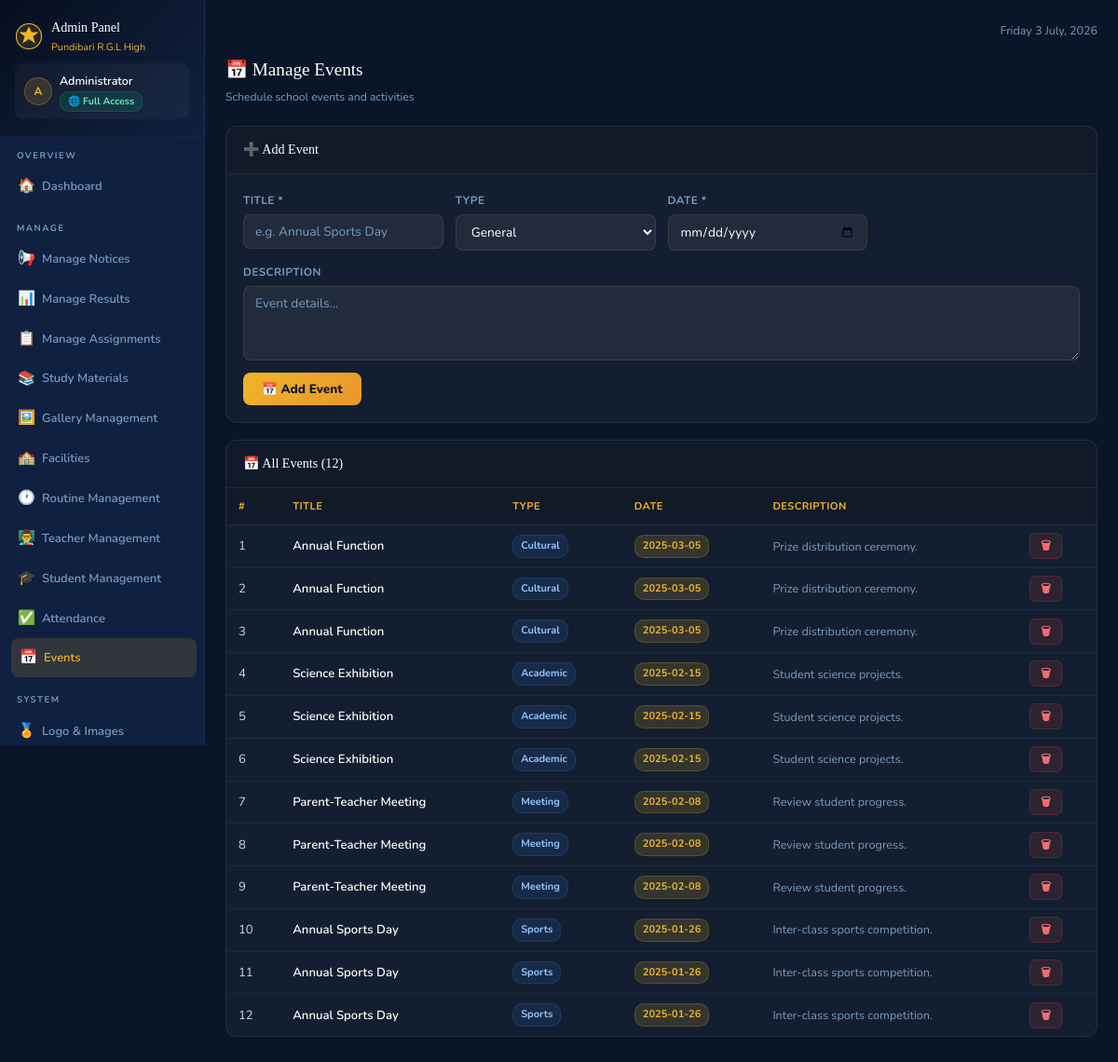
/admin/events (signed in), run on the app's committed database.
### tables this page shows
CREATE TABLE events(id INTEGER PRIMARY KEY AUTOINCREMENT,
      title TEXT NOT NULL,description TEXT,event_date TEXT NOT NULL,
      event_type TEXT DEFAULT 'General',created_at TIMESTAMP DEFAULT CURRENT_TIMESTAMP);

### app.py (the view)
@app.route('/admin/events')
@perm_req('can_manage_events')
def admin_events():
    db=get_db(); e=db.execute("SELECT * FROM events ORDER BY event_date DESC").fetchall(); db.close()
    return render_template('admin_events.html',events=e)

### app.py (called while the page is built)
def cache_get(k):
    if k in _cache and _cache_ts.get(k,0)>datetime.now().timestamp():
        return _cache[k]
    return None

def get_db():
    if USE_PG:
        conn=psycopg2.connect(DATABASE_URL,cursor_factory=psycopg2.extras.RealDictCursor)
        return conn
    conn=sqlite3.connect(DB_PATH,timeout=30,check_same_thread=False)
    conn.row_factory=sqlite3.Row
    conn.execute("PRAGMA journal_mode=WAL")
    conn.execute("PRAGMA synchronous=NORMAL")
    conn.execute("PRAGMA cache_size=-32000")
    conn.execute("PRAGMA temp_store=MEMORY")
    conn.execute("PRAGMA mmap_size=268435456")
    conn.execute("PRAGMA optimize")
    return conn

def get_settings():
    cached=cache_get('settings')
    if cached: return cached
    db=get_db()
    rows=db.execute("SELECT key,value FROM settings").fetchall()
    db.close()
    r={row['key']:row['value'] for row in rows}
    cache_set('settings',r); return r

@app.context_processor
def inject_globals():
    ctx = dict(settings=get_settings(), now=datetime.now())
    if 'admin_id' in session:
        ctx['current_admin_perms'] = get_admin_perms(session['admin_id'])
        ctx['is_impersonating'] = session.get('impersonating', False)
    return ctx

def perm_req(key):
    def outer(f):
        @wraps(f)
        def d(*a, **k):
            if 'admin_id' not in session:
                return redirect(url_for('admin_login'))
            perms = get_admin_perms(session['admin_id'])
            if not perms.get(key, 0):
                flash("You don't have permission to access this section. Contact your administrator.", 'error')
                return redirect(url_for('admin_dashboard'))
            return f(*a, **k)
        return d
    return outer

@app.after_request
def _auto_log_admin_activity(response):
    try:
        ep = request.endpoint
        if ep in ADMIN_LOG_ENDPOINTS and 'admin_id' in session:
            action, detail_fn = ADMIN_LOG_ENDPOINTS[ep]
            try: detail = detail_fn()
            except Exception: detail = ''
            log_activity('admin', session['admin_id'], session.get('admin_name',''), action, detail)
    except Exception:
        pass
    return response

### templates/admin_events.html (shortened to what this page needs)
{% extends "admin_base.html" %}{% block title %}Events{% endblock %}
{% block admin_content %}
<div class="admin-topbar-row"><div><div class="admin-page-title">📅 Manage Events</div><div class="admin-page-sub">Schedule school events and activities</div></div></div>
<div class="admin-card"><div class="admin-card-head"><div class="admin-card-title">➕ Add Event</div></div>
  <div class="admin-card-body"><form method="POST" action="{{ url_for('admin_add_event') }}">
    <div class="form-grid">
      <div class="form-group"><label>Title *</label><input type="text" name="title" class="form-control" placeholder="e.g. Annual Sports Day" required></div>
      <div class="form-group"><label>Type</label><select name="event_type" class="form-control"><option>General</option></select></div>
      <div class="form-group"><label>Date *</label><input type="date" name="event_date" class="form-control" required></div>
      <div class="form-group" style="grid-column:1/-1"><label>Description</label><textarea name="description" class="form-control" rows="2" placeholder="Event details..."></textarea></div>
    </div>
    <div style="margin-top:13px"><button type="submit" class="btn-gold">📅 Add Event</button></div>
  </form></div></div>
<div class="admin-card"><div class="admin-card-head"><div class="admin-card-title">📅 All Events ({{ events|length }})</div></div>
  <div class="admin-card-body" style="padding:0"><div class="admin-table-wrap"><table class="admin-table"><thead><tr><th>#</th><th>Title</th><th>Type</th><th>Date</th><th>Description</th><th></th></tr></thead><tbody>
    {% for ev in events %}<tr><td>{{ loop.index }}</td><td style="font-weight:600;color:var(--white)">{{ ev.title }}</td><td><span class="badge badge-blue">{{ ev.event_type }}</span></td><td><span class="badge badge-gold">{{ ev.event_date }}</span></td><td style="font-size:.79rem;color:var(--text-muted)">{{ (ev.description or '')[:55] }}{% if ev.description and ev.description|length>55 %}...{% endif %}</td>
    <td><a href="{{ url_for('admin_delete_event',i=ev.id) }}" class="btn-danger" onclick="return confirm('Delete?')">🗑</a></td></tr>
    {% else %}<tr><td colspan="6" style="text-align:center;color:var(--text-muted);padding:32px">No events yet.</td></tr>{% endfor %}
  </tbody></table></div></div></div>{% endblock %}

### data on the page
events: title "Annual Function", event_type "Cultural", event_date "2025-03-05", description "Prize distribution ceremony."
events: title "Annual Function", event_type "Cultural", event_date "2025-03-05", description "Prize distribution ceremony."
events: title "Annual Function", event_type "Cultural", event_date "2025-03-05", description "Prize distribution ceremony."
events: title "Science Exhibition", event_type "Academic", event_date "2025-02-15", description "Student science projects."
events: title "Science Exhibition", event_type "Academic", event_date "2025-02-15", description "Student science projects."
events: title "Science Exhibition", event_type "Academic", event_date "2025-02-15", description "Student science projects."
events: title "Parent-Teacher Meeting", event_type "Meeting", event_date "2025-02-08", description "Review student progress."
events: title "Parent-Teacher Meeting", event_type "Meeting", event_date "2025-02-08", description "Review student progress."
events: title "Parent-Teacher Meeting", event_type "Meeting", event_date "2025-02-08", description "Review student progress."
events: title "Annual Sports Day", event_type "Sports", event_date "2025-01-26", description "Inter-class sports competition."
events: title "Annual Sports Day", event_type "Sports", event_date "2025-01-26", description "Inter-class sports competition."
events: title "Annual Sports Day", event_type "Sports", event_date "2025-01-26", description "Inter-class sports competition."

### other printed values
{{ settings.school_name[:20] }} "Pundibari R.G.L High"
{{ session.admin_name[0] if session.admin_name else 'A' }} "A"
{{ session.admin_name }} "Administrator"
{{ events|length }} "12"
